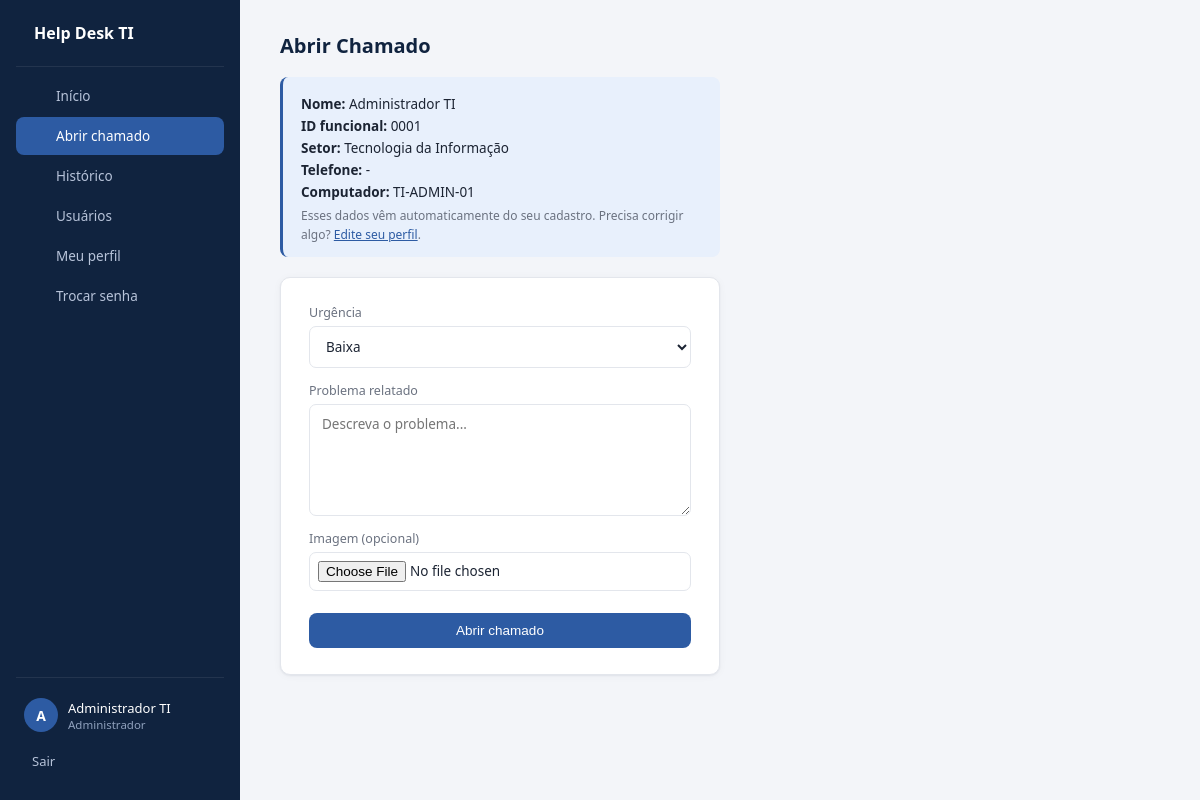
The page /chamados/novo (signed in) on the database its author committed.
### tables this page shows
CREATE TABLE usuarios (
            id INTEGER PRIMARY KEY AUTOINCREMENT,
            nome TEXT NOT NULL,
            id_funcional TEXT NOT NULL UNIQUE,
            computador TEXT,
            setor TEXT NOT NULL,
            senha_hash TEXT NOT NULL,
            senha_provisoria INTEGER NOT NULL DEFAULT 1,
            telefone TEXT,
            login_rede TEXT NOT NULL UNIQUE,
            is_admin INTEGER NOT NULL DEFAULT 0
        );

### app.py (the view, shortened to what this page needs)
@app.route("/chamados/novo", methods=["GET", "POST"])
@login_requerido
def novo_chamado():
    conn = get_conn()
    usuario = conn.execute(
        "SELECT * FROM usuarios WHERE id = ?", (session["usuario_id"],)
    ).fetchone()
    conn.close()
    return render_template("form_chamado.html", usuario=usuario)

### app.py (called while the page is built)
def get_conn():
    conn = sqlite3.connect(DB_PATH)
    conn.row_factory = sqlite3.Row
    return conn

def login_requerido(f):
    @wraps(f)
    def wrapper(*args, **kwargs):
        if "usuario_id" not in session:
            flash("Faça login para continuar.")
            return redirect(url_for("login"))
        return f(*args, **kwargs)
    return wrapper

### templates/form_chamado.html (shortened to what this page needs)
{% extends "base.html" %}
{% block content %}
    <h2>Abrir Chamado</h2>
    <div class="dados-auto">
        <p><strong>Nome:</strong> {{ usuario['nome'] }}</p>
        <p><strong>ID funcional:</strong> {{ usuario['id_funcional'] }}</p>
        <p><strong>Setor:</strong> {{ usuario['setor'] }}</p>
        <p><strong>Telefone:</strong> {{ usuario['telefone'] }}</p>
        <p><strong>Computador:</strong> {{ usuario['computador'] }}</p>
        <small>Esses dados vêm automaticamente do seu cadastro. Precisa corrigir algo? <a href="{{ url_for('perfil') }}">Edite seu perfil</a>.</small>
    </div>
    <form method="POST" enctype="multipart/form-data">
        <label>Urgência</label>
        <select name="urgencia" required>
            <option value="Baixa">Baixa</option>
        </select>
        <label>Problema relatado</label>
        <textarea name="problema" rows="5" required placeholder="Descreva o problema..."></textarea>
        <label>Imagem (opcional)</label>
        <input type="file" name="imagem" accept="image/*">
        <button type="submit">Abrir chamado</button>
    </form>
{% endblock %}

### templates/base.html (shortened to what this page needs)
<!DOCTYPE html>
<html lang="pt-br">
<head>
    <link rel="stylesheet" href="{{ url_for('static', filename='style.css') }}">
    <link rel="stylesheet" href="https://cdnjs.cloudflare.com/ajax/libs/tabler-icons/2.44.0/iconfont/tabler-icons.min.css">
</head>
<body>
    {% if session.get('usuario_id') %}
    <div class="layout">
        <aside class="sidebar">
            <div class="marca">
                <span>Help Desk TI</span>
            </div>
            <nav>
                <a href="{{ url_for('dashboard') }}" class="{{ 'ativo' if request.endpoint == 'dashboard' }}">Início</a>
                <a href="{{ url_for('novo_chamado') }}" class="{{ 'ativo' if request.endpoint == 'novo_chamado' }}">Abrir chamado</a>
                <a href="{{ url_for('historico') }}" class="{{ 'ativo' if request.endpoint == 'historico' }}">Histórico</a>
                {% if session.get('is_admin') %}
                <a href="{{ url_for('listar_usuarios') }}" class="{{ 'ativo' if request.endpoint in ['listar_usuarios','novo_usuario'] }}">Usuários</a>
                {% endif %}
                <a href="{{ url_for('perfil') }}" class="{{ 'ativo' if request.endpoint == 'perfil' }}">Meu perfil</a>
                <a href="{{ url_for('trocar_senha') }}" class="{{ 'ativo' if request.endpoint == 'trocar_senha' }}">Trocar senha</a>
            </nav>
            <div class="sidebar-rodape">
                <div class="usuario-card">
                    <div class="avatar">{{ session.get('nome', '?')[0]|upper }}</div>
                    <div>
                        <div class="usuario-nome">{{ session.get('nome') }}</div>
                        <div class="usuario-papel">{{ 'Administrador' if session.get('is_admin') else 'Usuário' }}</div>
                    </div>
                </div>
                <a href="{{ url_for('logout') }}" class="sair">Sair</a>
            </div>
        </aside>
        <main>
            {% block content %}{% endblock %}
        </main>
    </div>
    {% else %}
        {% block content_bare %}{% endblock %}
    {% endif %}
</body>
</html>

### static/style.css (style rules this page uses)
* { box-sizing: border-box; margin: 0; padding: 0; }
:root { --azul-900: #10233f; --azul-800: #16305a; --azul-600: #2d5ba3; --azul-100: #e8f0fc; --fundo: #f3f5f9; --texto: #1c2433; --texto-suave: #6b7280; --borda: #e3e6ec; --branco: #ffffff; --verde: #1a9e6b; --verde-bg: #e5f7ef; --laranja: #d97a1f; --laranja-bg: #fdf0e2; --cinza-bg: #eef0f3; --cinza-texto: #5b6270; --vermelho: #c94141; --raio: 10px; --sombra: 0 1px 2px rgba(16, 35, 63, 0.06), 0 1px 8px rgba(16, 35, 63, 0.04); }
body { font-family: 'Segoe UI', Arial, Helvetica, sans-serif; background: var(--fundo); color: var(--texto); font-size: 14px; }
.layout { display: flex; min-height: 100vh; }
.sidebar { width: 240px; background: var(--azul-900); color: #cfd9ea; display: flex; flex-direction: column; padding: 22px 16px; flex-shrink: 0; }
.marca { display: flex; align-items: center; gap: 10px; color: white; font-size: 16px; font-weight: 600; padding: 0 8px 22px; margin-bottom: 10px; border-bottom: 1px solid rgba(255,255,255,0.08); }
.sidebar nav { display: flex; flex-direction: column; gap: 2px; flex: 1; }
.sidebar nav a { display: flex; align-items: center; gap: 10px; color: #b7c3d9; text-decoration: none; padding: 10px 12px; border-radius: 8px; font-size: 13.5px; transition: background 0.15s, color 0.15s; }
.sidebar nav a.ativo { background: var(--azul-600); color: white; font-weight: 500; }
.sidebar-rodape { border-top: 1px solid rgba(255,255,255,0.08); padding-top: 16px; margin-top: 16px; }
.usuario-card { display: flex; align-items: center; gap: 10px; padding: 4px 8px 12px; }
.avatar { width: 34px; height: 34px; background: var(--azul-600); color: white; border-radius: 50%; display: flex; align-items: center; justify-content: center; font-weight: 600; font-size: 14px; flex-shrink: 0; }
.usuario-nome { color: white; font-size: 13px; font-weight: 500; }
.usuario-papel { color: #8fa0bc; font-size: 11.5px; }
.sair { display: flex; align-items: center; gap: 8px; color: #b7c3d9; text-decoration: none; padding: 8px; font-size: 13px; border-radius: 8px; }
main { flex: 1; padding: 32px 40px; max-width: 1100px; }
h2 { font-size: 20px; font-weight: 600; margin-bottom: 18px; color: var(--azul-900); }
.botao, button, .botao-pequeno { background: var(--azul-600); color: white; border: none; padding: 10px 18px; border-radius: 8px; text-decoration: none; cursor: pointer; font-size: 13.5px; font-weight: 500; display: inline-flex; align-items: center; gap: 6px; transition: background 0.15s; }
form { background: var(--branco); padding: 26px 28px; border-radius: var(--raio); box-shadow: var(--sombra); border: 1px solid var(--borda); display: flex; flex-direction: column; max-width: 440px; }
label { margin-top: 14px; font-size: 12.5px; color: var(--texto-suave); font-weight: 500; }
label:first-of-type { margin-top: 0; }
input, select, textarea { padding: 10px 12px; margin-top: 5px; border: 1px solid var(--borda); border-radius: 7px; font-size: 13.5px; font-family: inherit; background: var(--branco); color: var(--texto); }
input[type="file"] { padding: 8px; }
form button { margin-top: 22px; justify-content: center; }
.dados-auto { background: var(--azul-100); border-left: 3px solid var(--azul-600); padding: 14px 18px; border-radius: 8px; max-width: 440px; margin-bottom: 20px; }
.dados-auto p { margin: 4px 0; font-size: 13.5px; }
.dados-auto small { color: var(--texto-suave); font-size: 12px; }
.dados-auto small a { color: var(--azul-600); }

### rows shown on the page
usuarios: get "Administrador TI", nome "Administrador TI", id_funcional "0001", setor "Tecnologia da Informação", telefone "-", computador "TI-ADMIN-01"

### other values the page prints
{{ session.get('nome', '?')[0]|upper }} "A"
{{ 'Administrador' if session.get('is_admin') else 'Usuário' }} "Administrador"
